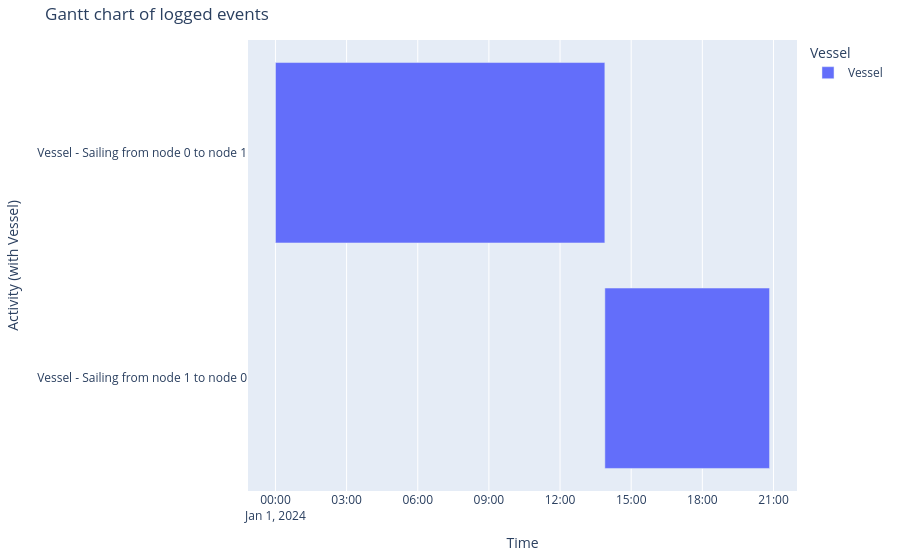

The code cell stored with this chart in its notebook:
### Code cell
generate_vessel_gantt_chart(df_eventtable)

### Figure 1 — Plotly figure (JSON) as saved in the notebook; plotly's stock layout.template omitted (floating-point values rounded to 4 significant figures)
{"data": [{"base": ["2024-01-01T00:00:00.000000", "2024-01-01T13:53:20.000000"], "hovertemplate": "object name=Vessel<br>start time=%{base}<br>stop time=%{x}<br>activity label=%{y}<extra></extra>", "legendgroup": "Vessel", "marker": {"color": "#636efa", "pattern": {"shape": ""}}, "name": "Vessel", "orientation": "h", "showlegend": true, "textposition": "auto", "type": "bar", "x": [50000000, 25000000], "xaxis": "x", "y": ["Vessel - Sailing from node 0 to node 1", "Vessel - Sailing from node 1 to node 0"], "yaxis": "y"}], "layout": {"barmode": "overlay", "legend": {"title": {"text": "Vessel"}, "tracegroupgap": 0}, "margin": {"b": 20, "l": 20, "r": 20, "t": 40}, "title": {"text": "Gantt chart of logged events"}, "xaxis": {"anchor": "y", "domain": [0, 1], "title": {"text": "Time"}, "type": "date"}, "yaxis": {"anchor": "x", "autorange": "reversed", "domain": [0, 1], "title": {"text": "Activity (with Vessel)"}}}}
